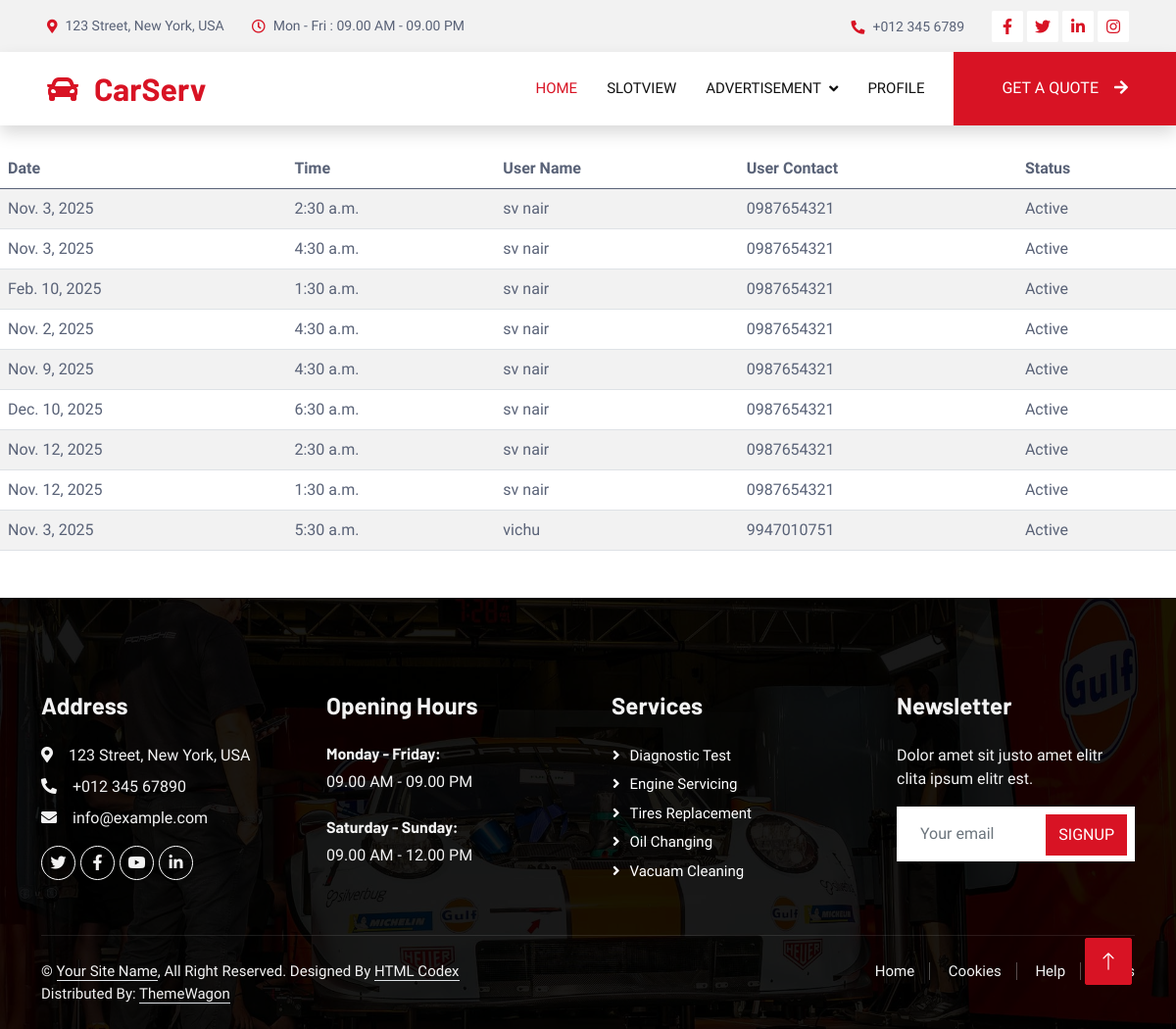
The app's page /slotstationview (signed in) with its own data.
### app/models.py (models this page shows)
class slotbooking(models.Model):
    login_id = models.ForeignKey(Login, related_name='station_login', on_delete=models.CASCADE)
    user_id = models.ForeignKey(Login, related_name='user_login', on_delete=models.CASCADE)
    date = models.DateField()
    time = models.TimeField()
    current_date = models.DateField(auto_now_add=True)
    cancel_status=models.IntegerField(default=0)

class User(models.Model):
    name=models.CharField(max_length=50)
    contact=models.CharField(max_length=15)
    login_id=models.ForeignKey('Login',on_delete=models.CASCADE)

### app/views.py (the view)
# urls.py: path('slotstationview',views.slotstationview,name='slotstationview'),
def slotstationview(request):
    station_id = request.session.get('station_id')
    station_login = Login.objects.get(id=station_id)
    booked_slots = slotbooking.objects.filter(login_id=station_login)
    slots_with_user_info = []
    for slot in booked_slots:
        user_info = User.objects.get(login_id=slot.user_id)
        slots_with_user_info.append({
            'date': slot.date,
            'time': slot.time,
            'user_name': user_info.name,
            'user_contact': user_info.contact,
            'cancel_status': slot.cancel_status
        })
    context = {
        'booked_slots': slots_with_user_info,
    }
    return render(request, 'slotstationview.html', context)

### app/templates/slotstationview.html (shortened to what this page needs)
{% extends "stationheader.html" %}
{% block content %}
<!DOCTYPE html>
<html lang="en">
<head>
</head>
<body>
    {% if booked_slots %}
        <table class="table table-striped">
            <thead>
                <tr>
                    <th>Date</th>
                    <th>Time</th>
                    <th>User Name</th>
                    <th>User Contact</th>
                    <th>Status</th>
                </tr>
            </thead>
            <tbody>
                {% for slot in booked_slots %}
                    <tr>
                        <td>{{ slot.date }}</td>
                        <td>{{ slot.time }}</td>
                        <td>{{ slot.user_name }}</td>
                        <td>{{ slot.user_contact }}</td>
                        <td>
                            {% if slot.cancel_status == 1 %}
                                Cancelled
                            {% else %}
                                Active
                            {% endif %}
                        </td>
                    </tr>
                {% endfor %}
            </tbody>
        </table>
    {% else %}
        <p>No booked slots found for this station.</p>
    {% endif %}
</body>
</html>
{% endblock %}

### app/static/user/css/style.css (style rules this page uses)
:root { --primary: #D81324; --secondary: #0B2154; --light: #F2F2F2; --dark: #111111; }

### records on screen
slotbooking: date "Nov. 3, 2025", time "2:30 a.m."
User: user_name "sv nair" "sv nair" "sv nair" "sv nair" "sv nair" "sv nair" "sv nair" "sv nair", user_contact "0987654321" "0987654321" "0987654321" "0987654321" "0987654321" "0987654321" "0987654321" "0987654321"
slotbooking: date "Nov. 3, 2025", time "4:30 a.m."
slotbooking: date "Feb. 10, 2025", time "1:30 a.m."
slotbooking: date "Nov. 2, 2025", time "4:30 a.m."
slotbooking: date "Nov. 9, 2025", time "4:30 a.m."
slotbooking: date "Dec. 10, 2025", time "6:30 a.m."
slotbooking: date "Nov. 12, 2025", time "2:30 a.m."
slotbooking: date "Nov. 12, 2025", time "1:30 a.m."
slotbooking: date "Nov. 3, 2025", time "5:30 a.m."
User: user_name "vichu", user_contact "9947010751"
